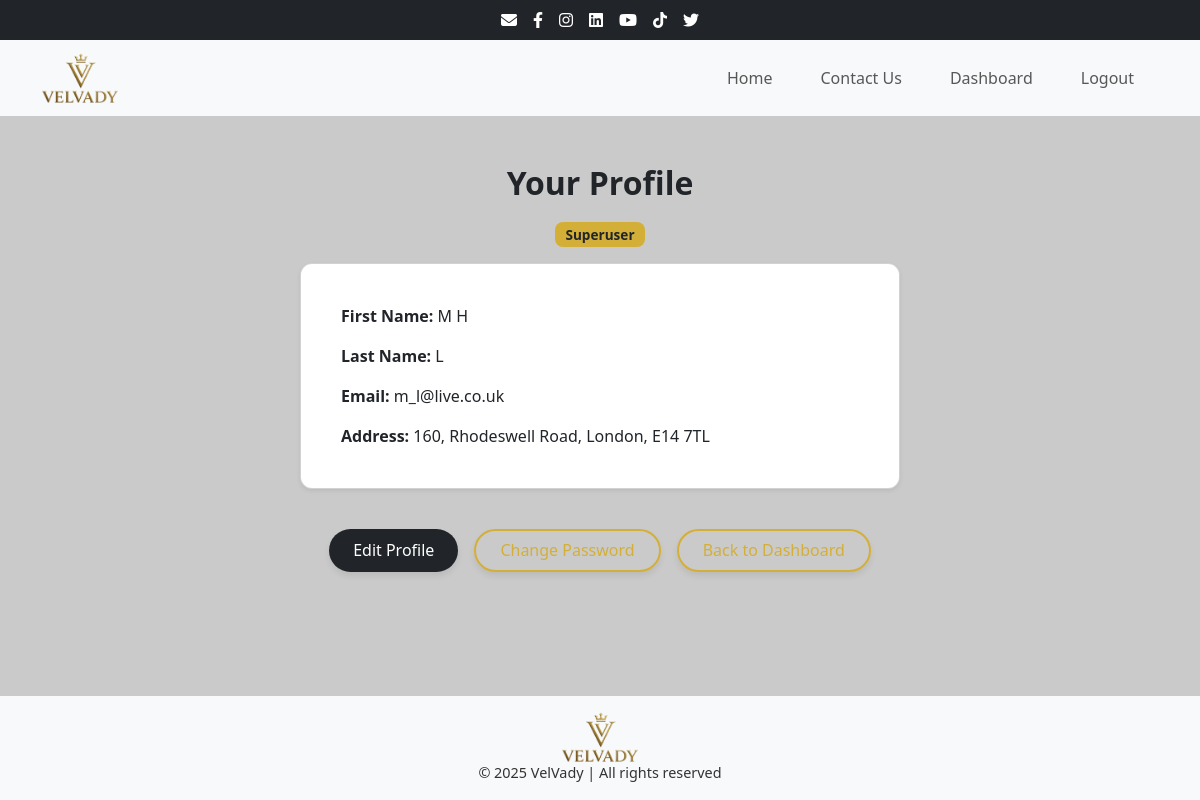
The app's page /accounts/profile/ (signed in) with its own data.
### accounts/models.py (models this page shows, shortened)
class CustomUser(AbstractBaseUser, PermissionsMixin):
    email = models.EmailField(unique=True)
    first_name = models.CharField(max_length=50)
    last_name = models.CharField(max_length=50)
    address = models.TextField()
    is_active = models.BooleanField(default=True)
    is_staff = models.BooleanField(default=False)
    date_joined = models.DateTimeField(default=timezone.now)
    objects = CustomUserManager()
    USERNAME_FIELD = "email"
    REQUIRED_FIELDS = ["first_name", "last_name", "address"]

### accounts/views.py (the view)
# urls.py: path('profile/', views.profile_view, name='profile'),
@login_required
def profile_view(request):
    return render(request, "accounts/profile.html")

### accounts/templates/accounts/profile.html (shortened to what this page needs)
{% extends "core/base.html" %}
{% block content %}
<div class="container my-5">
    <div class="text-center mb-3">
        <h2 class="fw-bold">Your Profile</h2>
        {% if user.is_superuser %}
            <span class="badge bg-dark">Superuser</span>
        {% elif user.is_staff %}
            <span class="badge bg-secondary">Staff</span>
        {% endif %}
    </div>
    <div class="card mx-auto p-4 shadow-sm" style="max-width: 600px;">
        <div class="card-body">
            <p class="mb-3">
                <strong>First Name:</strong> {{ user.first_name }}
            </p>
            <p class="mb-3">
                <strong>Last Name:</strong> {{ user.last_name }}
            </p>
            <p class="mb-3">
                <strong>Email:</strong> {{ user.email }}
            </p>
            {% if user.address %}
            <p class="mb-0">
                <strong>Address:</strong> {{ user.address }}
            </p>
            {% endif %}
        </div>
    </div>
    <div class="d-flex justify-content-center flex-wrap profile-actions">
        <a href="{% url 'profile_edit' %}" class="btn btn-pill btn-pill-primary">Edit Profile</a>
        <a href="{% url 'password_change' %}" class="btn btn-pill btn-pill-outline">Change Password</a>
        <a href="{% url 'dashboard' %}" class="btn btn-pill btn-pill-outline">Back to Dashboard</a>
    </div>
</div>
{% endblock %}

### core/static/core/css/styles.css (style rules this page uses)
* { margin: 0; padding: 0; box-sizing: border-box; }
body { background-color: #cacaca; font-family: 'Segoe UI', Tahoma, Geneva, Verdana, sans-serif; }
.container.my-5 { margin-top: 3rem !important; margin-bottom: 3rem !important; }
.btn-pill { border-radius: 50px; padding: 10px 24px; font-size: 1rem; font-weight: 500; border: none; transition: all 0.3s ease; box-shadow: 0 4px 6px rgba(0, 0, 0, 0.08); }
.btn-pill-primary { background-color: #212529; color: #fff; }
.card { border-radius: 0.75rem; background-color: #fff; transition: all 0.3s ease-in-out; }
.badge.bg-dark { background-color: #d4af37 !important; color: #212529; font-weight: 600; padding: 0.4em 0.75em; border-radius: 0.5rem; font-size: 0.85rem; margin-top: 0.75rem; }
.profile-actions { margin-top: 2.5rem; gap: 1rem; }
.profile-actions .btn { padding-top: 10px; padding-bottom: 10px; line-height: 1.2; font-size: 1rem; }
.btn-pill { display: inline-flex; align-items: center; justify-content: center; border-radius: 50px; padding: 12px 24px; font-size: 1rem; font-weight: 500; border: none; line-height: 1.2; transition: all 0.3s ease; box-shadow: 0 4px 6px rgba(0, 0, 0, 0.08); }
.btn-pill-outline { background-color: transparent; border: 2px solid #d4af37; color: #d4af37; }
.card-body { display: flex; flex-direction: column; flex-grow: 1; }

### records on screen
CustomUser: first_name "M H", last_name "L", email "m_l@live.co.uk", address "160, Rhodeswell Road, London, E14 7TL"
